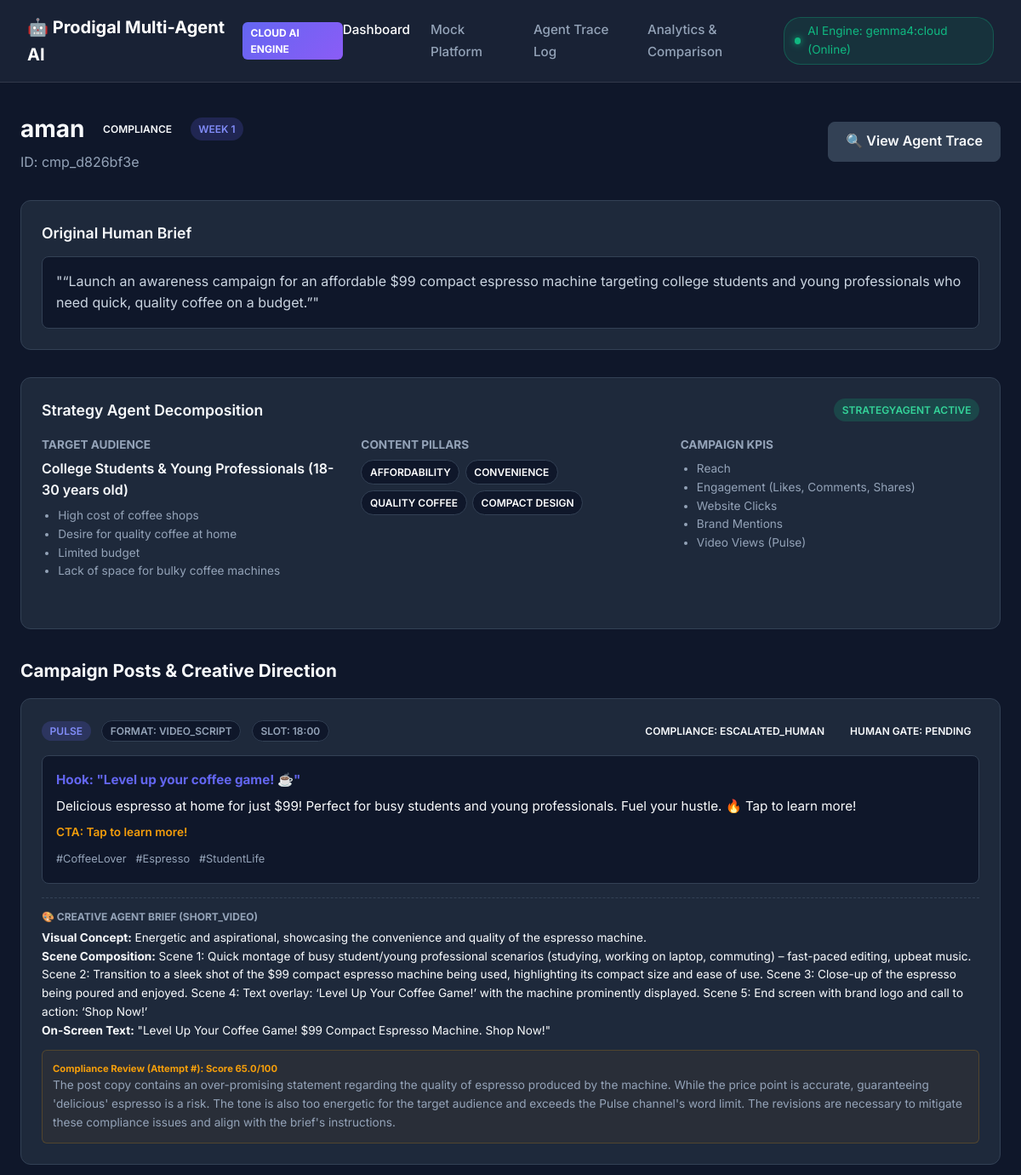
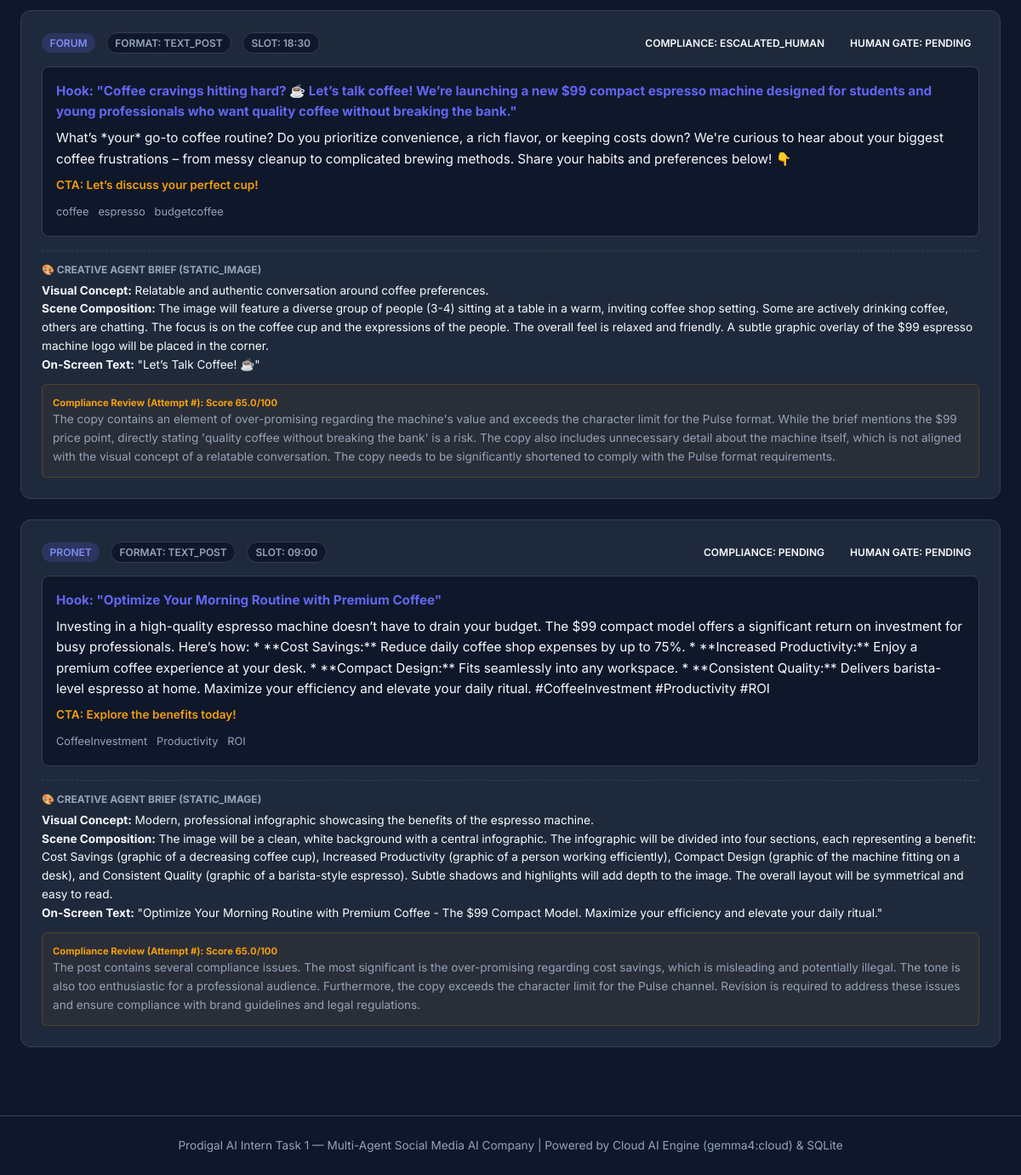
The app's page /campaign/cmp_d826bf3e, older data (2 pictures, top to bottom).
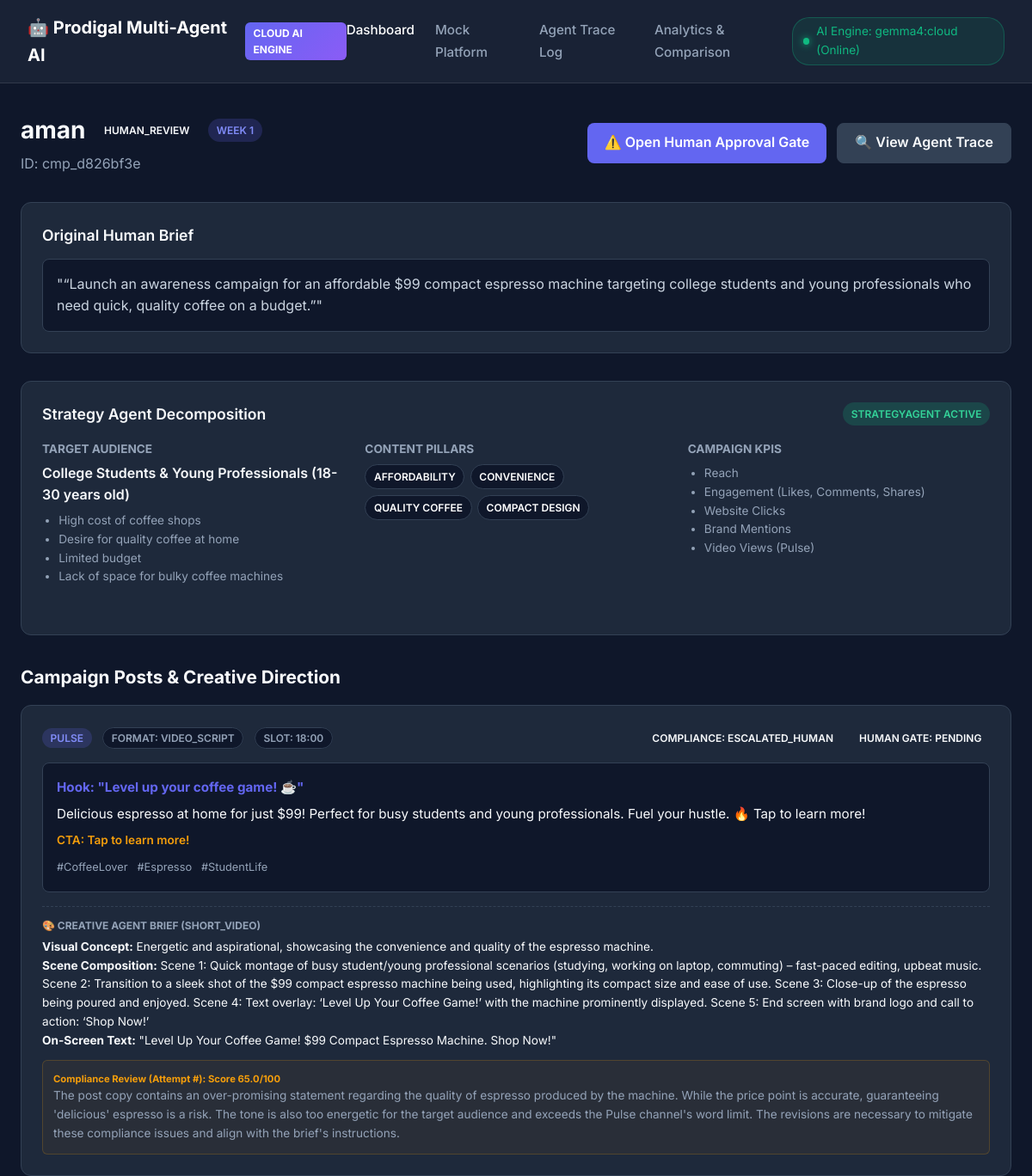
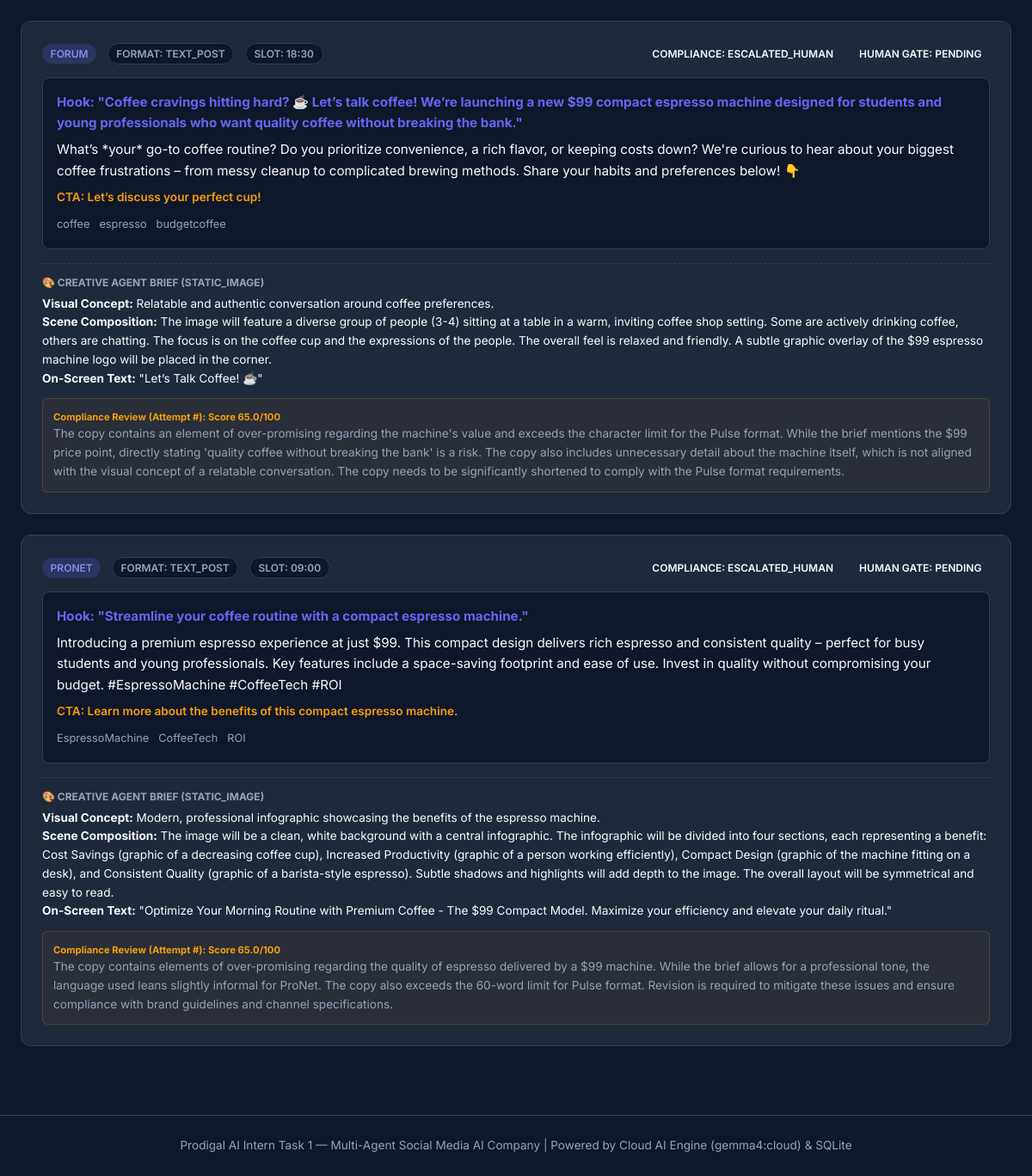
The same page, newer data (2 pictures, top to bottom).
### app/database/models.py (models this page shows)
class CampaignModel(Base):
    __tablename__ = "campaigns"
    id = Column(String, primary_key=True, index=True) # campaign_id
    title = Column(String, nullable=False)
    human_brief = Column(Text, nullable=False)
    target_audience = Column(JSON, nullable=True) # structured audience profile
    channels = Column(JSON, nullable=True) # list of channels
    duration_days = Column(Integer, default=14)
    content_pillars = Column(JSON, nullable=True)
    posting_cadence = Column(JSON, nullable=True)
    kpis = Column(JSON, nullable=True)
    strategic_hypotheses = Column(JSON, nullable=True)
    status = Column(String, default="DRAFT") # DRAFT, AGENT_REVIEW, COMPLIANCE, HUMAN_REVIEW, APPROVED, SCHEDULED, PUBLISHED, ANALYZING, IMPROVEMENT
    week_number = Column(Integer, default=1) # 1 or 2
    week1_analytics_report = Column(JSON, nullable=True)
    week2_recommendations = Column(JSON, nullable=True)
    week2_strategy_adjustments = Column(JSON, nullable=True)
    created_at = Column(DateTime, default=datetime.utcnow)
    updated_at = Column(DateTime, default=datetime.utcnow, onupdate=datetime.utcnow)
    posts = relationship("PostModel", back_populates="campaign", cascade="all, delete-orphan")
    messages = relationship("AgentMessageModel", back_populates="campaign", cascade="all, delete-orphan")
    traces = relationship("AgentTraceModel", back_populates="campaign", cascade="all, delete-orphan")

class PostModel(Base):
    __tablename__ = "posts"
    id = Column(String, primary_key=True, index=True) # post_id
    campaign_id = Column(String, ForeignKey("campaigns.id"), nullable=False)
    week_number = Column(Integer, default=1)
    channel = Column(String, nullable=False) # Pulse, Forum, ProNet
    scheduled_time = Column(String, nullable=True) # e.g. "18:30" or ISO string
    format = Column(String, nullable=False) # video_script, text_post, infographic_carousel, Q_and_A
    copy = Column(Text, nullable=False)
    hook = Column(Text, nullable=True)
    cta = Column(Text, nullable=True)
    hashtags = Column(JSON, nullable=True) # list of hashtags
    content_pillar = Column(String, nullable=True)
    compliance_status = Column(String, default="PENDING") # PENDING, APPROVED, REJECTED, ESCALATED_HUMAN
    compliance_attempts = Column(Integer, default=0)
    human_approval_status = Column(String, default="PENDING") # PENDING, APPROVED, REJECTED, REVISION_REQUESTED
    human_feedback = Column(Text, nullable=True)
    is_published = Column(Boolean, default=False)
    platform_post_id = Column(String, nullable=True) # linked mock platform post ID
    created_at = Column(DateTime, default=datetime.utcnow)
    updated_at = Column(DateTime, default=datetime.utcnow, onupdate=datetime.utcnow)
    campaign = relationship("CampaignModel", back_populates="posts")
    creative_brief = relationship("CreativeBriefModel", back_populates="post", uselist=False, cascade="all, delete-orphan")
    compliance_reviews = relationship("ComplianceReviewModel", back_populates="post", cascade="all, delete-orphan")

class ComplianceReviewModel(Base):
    __tablename__ = "compliance_reviews"
    id = Column(Integer, primary_key=True, autoincrement=True)
    post_id = Column(String, ForeignKey("posts.id"), nullable=False)
    attempt_number = Column(Integer, nullable=False)
    approved = Column(Boolean, nullable=False)
    score = Column(Float, nullable=False) # 0 to 100
    issues = Column(JSON, nullable=True) # list of issues
    required_changes = Column(JSON, nullable=True) # list of changes
    reasoning = Column(Text, nullable=False)
    created_at = Column(DateTime, default=datetime.utcnow)
    post = relationship("PostModel", back_populates="compliance_reviews")

class CreativeBriefModel(Base):
    __tablename__ = "creative_briefs"
    id = Column(Integer, primary_key=True, autoincrement=True)
    post_id = Column(String, ForeignKey("posts.id"), nullable=False, unique=True)
    visual_concept = Column(Text, nullable=False)
    asset_type = Column(String, nullable=False) # short_video, static_image, carousel, text_graphic
    visual_hook = Column(Text, nullable=True)
    scene_description = Column(Text, nullable=True)
    on_screen_text = Column(Text, nullable=True)
    brand_direction = Column(Text, nullable=True)
    post = relationship("PostModel", back_populates="creative_brief")

### app/main.py (the view)
@app.get("/campaign/{campaign_id}")
def campaign_detail_page(campaign_id: str, request: Request, db: Session = Depends(get_db)):
    campaign = CampaignService.get_campaign_full(db, campaign_id)
    if not campaign:
        raise HTTPException(status_code=404, detail="Campaign not found")
    return templates.TemplateResponse(
        request=request,
        name="campaign.html",
        context={"active_tab": "dashboard", "campaign": campaign}
    )

### app/templates/campaign.html (shortened to what the changed rows need)
{% extends "base.html" %}
{% block content %}
<div class="page-header">
  <div>
    <div style="display: flex; align-items: center; gap: 0.75rem;">
      <h1 class="page-title">{{ campaign.title }}</h1>
      <span class="badge badge-{{ campaign.status.lower() }}">{{ campaign.status }}</span>
      <span class="badge" style="background: rgba(99, 102, 241, 0.2); color: #818cf8;">Week {{ campaign.week_number }}</span>
    </div>
    <p style="color: var(--text-muted); margin-top: 0.25rem;">ID: {{ campaign.id }}</p>
  </div>
  <div style="display: flex; gap: 0.75rem;">
    {% if campaign.status == 'DRAFT' %}
      <button onclick="triggerPipeline('{{ campaign.id }}', 'run_w1')" class="btn">🚀 Run Week 1 Agent Pipeline</button>
    {% elif campaign.status == 'HUMAN_REVIEW' %}
      <a href="/review/{{ campaign.id }}" class="btn btn-warning">⚠️ Open Human Approval Gate</a>
    {% elif campaign.status == 'APPROVED' %}
      <button onclick="triggerPipeline('{{ campaign.id }}', 'publish_w1')" class="btn btn-success">📲 Publish & Simulate Week {{ campaign.week_number }}</button>
    {% elif campaign.status == 'IMPROVEMENT' or campaign.status == 'ANALYZING' %}
      <button onclick="triggerPipeline('{{ campaign.id }}', 'run_w2')" class="btn">🔄 Run Week 2 Strategy Improvement Loop</button>
    {% endif %}
    <a href="/trace?campaign_id={{ campaign.id }}" class="btn btn-secondary">🔍 View Agent Trace</a>
  </div>
</div>
<div class="card" style="margin-bottom: 2rem;">
  <div class="card-title">Original Human Brief</div>
  <p style="font-size: 1rem; color: #cbd5e1; background: var(--bg-dark); padding: 1rem; border-radius: 8px; border: 1px solid var(--border-color);">
    "{{ campaign.human_brief }}"
  </p>
</div>
{% if campaign.target_audience %}
<div class="card" style="margin-bottom: 2rem;">
  <div class="card-title">
    <span>Strategy Agent Decomposition</span>
    <span class="badge" style="background: rgba(16,185,129,0.2); color: #34d399;">StrategyAgent Active</span>
  </div>
  <div class="grid-3" style="margin-top: 1rem;">
    <div>
      <h4 style="color: var(--text-muted); font-size: 0.85rem; text-transform: uppercase;">Target Audience</h4>
      <p style="font-weight: 600; margin-top: 0.25rem;">{{ campaign.target_audience.demographic }}</p>
      <ul style="padding-left: 1.2rem; font-size: 0.85rem; color: var(--text-muted); margin-top: 0.4rem;">
        {% for p in campaign.target_audience.pain_points %}
          <li>{{ p }}</li>
        {% endfor %}
      </ul>
    </div>
    <div>
      <h4 style="color: var(--text-muted); font-size: 0.85rem; text-transform: uppercase;">Content Pillars</h4>
      <div style="display: flex; flex-wrap: wrap; gap: 0.4rem; margin-top: 0.4rem;">
        {% for pillar in campaign.content_pillars %}
          <span class="badge" style="background: var(--bg-dark); color: #fff; border: 1px solid var(--border-color);">{{ pillar }}</span>
        {% endfor %}
      </div>
    </div>
    <div>
      <h4 style="color: var(--text-muted); font-size: 0.85rem; text-transform: uppercase;">Campaign KPIs</h4>
      <ul style="padding-left: 1.2rem; font-size: 0.85rem; color: var(--text-muted); margin-top: 0.4rem;">
        {% for kpi in campaign.kpis %}
          <li>{{ kpi }}</li>
        {% endfor %}
      </ul>
    </div>
  </div>
</div>
{% endif %}
<h2 style="margin-bottom: 1rem; font-size: 1.3rem;">Campaign Posts & Creative Direction</h2>
<div style="display: flex; flex-direction: column; gap: 1.5rem;">
  {% for post in campaign.posts %}
  <div class="card">
    <div style="display: flex; justify-content: space-between; align-items: flex-start; margin-bottom: 1rem;">
      <div>
        <span class="badge" style="background: rgba(99, 102, 241, 0.2); color: #818cf8; margin-right: 0.5rem;">{{ post.channel }}</span>
        <span class="badge" style="background: var(--bg-dark); color: var(--text-muted); border: 1px solid var(--border-color);">Format: {{ post.format }}</span>
        <span class="badge" style="background: var(--bg-dark); color: var(--text-muted); border: 1px solid var(--border-color); margin-left: 0.5rem;">Slot: {{ post.scheduled_time }}</span>
      </div>
      <div>
        <span class="badge badge-{{ post.compliance_status.lower() }}">Compliance: {{ post.compliance_status }}</span>
        <span class="badge badge-{{ post.human_approval_status.lower() }}" style="margin-left: 0.4rem;">Human Gate: {{ post.human_approval_status }}</span>
      </div>
    </div>
    <div style="background: var(--bg-dark); padding: 1rem; border-radius: 8px; margin-bottom: 1rem; border: 1px solid var(--border-color);">
      <h4 style="color: var(--accent-primary); font-size: 0.95rem; margin-bottom: 0.4rem;">Hook: "{{ post.hook }}"</h4>
      <p style="font-size: 0.95rem; margin-bottom: 0.5rem;">{{ post.copy }}</p>
      <p style="font-size: 0.85rem; color: var(--accent-warning); font-weight: 600;">CTA: {{ post.cta }}</p>
      <div style="margin-top: 0.4rem;">
        {% for tag in post.hashtags %}
          <span style="font-size: 0.8rem; color: var(--text-muted); margin-right: 0.4rem;">{{ tag }}</span>
        {% endfor %}
      </div>
    </div>
    {% if post.creative_brief %}
    <div style="border-top: 1px dashed var(--border-color); padding-top: 0.75rem; font-size: 0.85rem;">
      <h5 style="color: var(--text-muted); text-transform: uppercase; font-size: 0.75rem; margin-bottom: 0.3rem;">🎨 Creative Agent Brief ({{ post.creative_brief.asset_type }})</h5>
      <p><strong>Visual Concept:</strong> {{ post.creative_brief.visual_concept }}</p>
      <p><strong>Scene Composition:</strong> {{ post.creative_brief.scene_description }}</p>
      <p><strong>On-Screen Text:</strong> "{{ post.creative_brief.on_screen_text }}"</p>
    </div>
    {% endif %}
    {% if post.compliance_reviews %}
    <div style="margin-top: 0.75rem; background: rgba(245, 158, 11, 0.05); border: 1px solid rgba(245, 158, 11, 0.2); padding: 0.75rem; border-radius: 6px; font-size: 0.85rem;">
      <h5 style="color: var(--accent-warning);">Compliance Review (Attempt #{{ post.compliance_reviews[-1].attempt }}): Score {{ post.compliance_reviews[-1].score }}/100</h5>
      <p style="color: var(--text-muted);">{{ post.compliance_reviews[-1].reasoning }}</p>
    </div>
    {% endif %}
  </div>
  {% else %}
  <div class="card" style="text-align: center; padding: 2rem;">
    <p style="color: var(--text-muted);">No posts generated yet. Run the Week 1 Agent Pipeline to generate content.</p>
  </div>
  {% endfor %}
</div>
{% endblock %}

Row changes from the older to the newer data that the page shows:
changed CampaignModel "aman": status "COMPLIANCE" → "HUMAN_REVIEW"
changed PostModel "PRONET": compliance_status "PENDING" → "ESCALATED_HUMAN"; hook "Optimize Your Morning Routine with Premium Coffee" → "Streamline your coffee routine with a compact espresso machine."; copy "Investing in a high-quality espresso machine doesn’t have to drain your budget. The $99 compact model offers a significant return on investment for busy professionals. Here’s how: * **Cost Savings:** Reduce daily coffee shop expenses by up to 75%. * **Increased Productivity:** Enjoy a premium coffee experience at your desk. * **Compact Design:** Fits seamlessly into any workspace. * **Consistent Quality:** Delivers barista-level espresso at home. Maximize your efficiency and elevate your daily ritual. #CoffeeInvestment #Productivity #ROI" → "Introducing a premium espresso experience at just $99. This compact design delivers rich espresso and consistent quality – perfect for busy students and young professionals. Key features include a space-saving footprint and ease of use. Invest in quality without compromising your budget. #EspressoMachine #CoffeeTech #ROI"; cta "Explore the benefits today!" → "Learn more about the benefits of this compact espresso machine."; reasoning "The post contains several compliance issues. The most significant is the over-promising regarding cost savings, which is misleading and potentially illegal. The tone is also too enthusiastic for a professional audience. Furthermore, the copy exceeds the character limit for the Pulse channel. Revision is required to address these issues and ensure compliance with brand guidelines and legal regulations." → "The copy contains elements of over-promising regarding the quality of espresso delivered by a $99 machine. While the brief allows for a professional tone, the language used leans slightly informal for ProNet. The copy also exceeds the 60-word limit for Pulse format. Revision is required to mitigate these issues and ensure compliance with brand guidelines and channel specifications."
Text that changed along with them:
text now shown: "⚠️ Open Human Approval Gate"
new list line: "EspressoMachine"
new list line: "CoffeeTech"
list line gone: "CoffeeInvestment"
list line gone: "Productivity"
